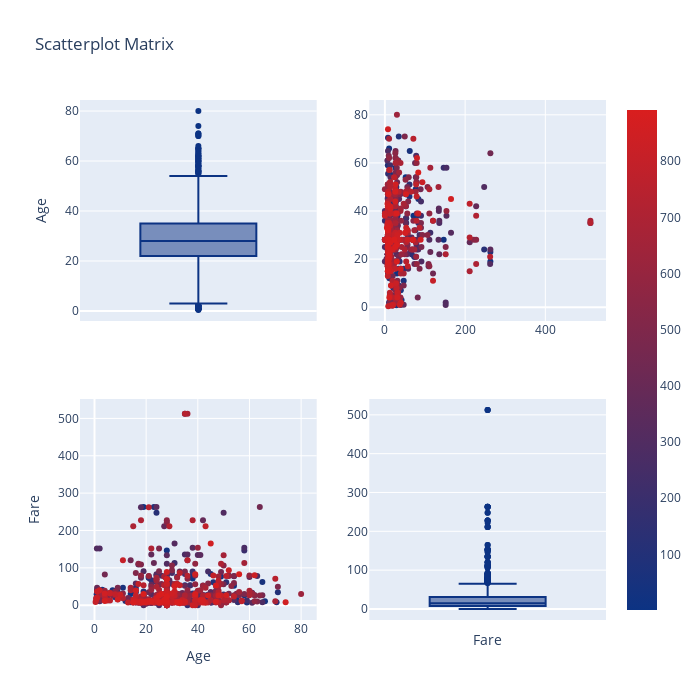

Notebook code cell kept with this figure:
### Code cell
new_titanic_data=data2015 = titanic_data.loc[:,["Age","Fare",]]
new_titanic_data ['index'] = np.arange(1,len(new_titanic_data)+1)
fig2 = ff.create_scatterplotmatrix (new_titanic_data, diag='box', index='index', colormap='Portland',
                                  colormap_type='cat', height=700, width=700)
iplot(fig2)
#plt.savefig('scatterplotmatrix.png')
go.Figure().show()

### Figure 1 — Plotly figure (JSON) as saved in the notebook; plotly's stock layout.template omitted (floating-point values rounded to 4 significant figures; data arrays with more than 128 entries replaced by an {"elided": "..."} marker saying what was removed)
{"data": [{"marker": {"color": "rgb(12, 51, 131)"}, "showlegend": false, "type": "box", "xaxis": "x", "y": {"elided": "891 float values"}, "yaxis": "y"}, {"marker": {"color": {"elided": "891 int values"}, "colorscale": [[0, "rgb(12, 51, 131)"], [1, "rgb(217, 30, 30)"]], "showscale": true, "size": 6}, "mode": "markers", "showlegend": false, "type": "scatter", "x": {"elided": "891 float values"}, "xaxis": "x2", "y": {"elided": "891 float values"}, "yaxis": "y2"}, {"marker": {"color": {"elided": "891 int values"}, "colorscale": [[0, "rgb(12, 51, 131)"], [1, "rgb(217, 30, 30)"]], "showscale": false, "size": 6}, "mode": "markers", "showlegend": false, "type": "scatter", "x": {"elided": "891 float values"}, "xaxis": "x3", "y": {"elided": "891 float values"}, "yaxis": "y3"}, {"marker": {"color": "rgb(12, 51, 131)"}, "showlegend": false, "type": "box", "xaxis": "x4", "y": {"elided": "891 float values"}, "yaxis": "y4"}], "layout": {"height": 700, "showlegend": true, "title": {"text": "Scatterplot Matrix"}, "width": 700, "xaxis": {"anchor": "y", "domain": [0, 0.45], "showticklabels": false}, "xaxis2": {"anchor": "y2", "domain": [0.55, 1]}, "xaxis3": {"anchor": "y3", "domain": [0, 0.45], "title": {"text": "Age"}}, "xaxis4": {"anchor": "y4", "domain": [0.55, 1], "showticklabels": false, "title": {"text": "Fare"}}, "yaxis": {"anchor": "x", "domain": [0.575, 1], "title": {"text": "Age"}}, "yaxis2": {"anchor": "x2", "domain": [0.575, 1]}, "yaxis3": {"anchor": "x3", "domain": [0, 0.425], "title": {"text": "Fare"}}, "yaxis4": {"anchor": "x4", "domain": [0, 0.425]}}}
